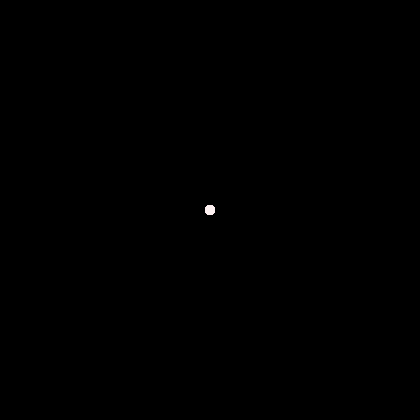
Frame 1 (no input)
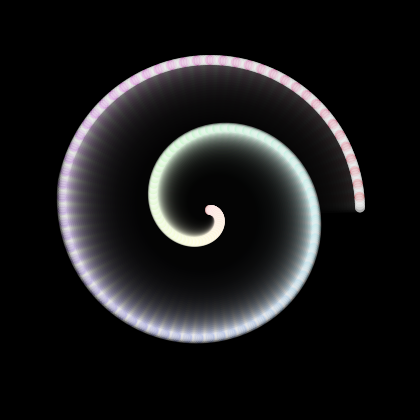
Frame 60 (the mouse pressed at the canvas centre just before this capture)
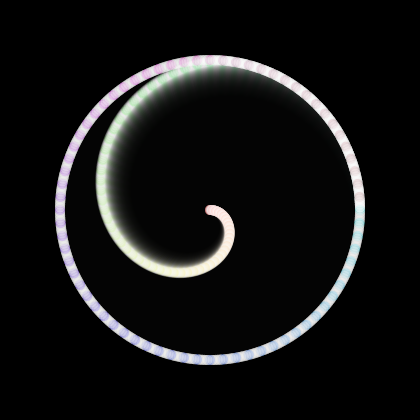
Frame 120 (the mouse held since frame 60 and released just before this capture)

The Processing sketch that drew these frames (run headless with seeded random() and noise(); from frame 60 on, the mouse is pressed at the canvas centre):

// Processing sketch: processing_100577
// ── processing_100577.pde

float r;
float a = 200;
float n = 0;
float d = 2;
 
PVector point = new PVector();;
PVector center;
 
void setup() {
  size(420, 420);
  center = new PVector(width/2,height/2);
  colorMode(HSB, 360, 100, 100);
  background(0);
  smooth();
}
 
void draw() {
  fill(0, 30);
  rect(0, 0, width, height);
 
  for (int t = 0; t < 360*2;t++) {
    r = a * sin(radians(t * n / d));
    point.x=cos(radians(t));
    point.y=sin(radians(t));
    point.mult(r);
    point.limit(150);
    point.add(center);
 
    if (t % 5 == 0) {
      fill(t/2.0, 50, 100, 50);
    } else {   
      fill(360, 50);
    }
    noStroke();
    ellipse(point.x, point.y, 10, 10);
  }
 
  n += 0.003;
  d += 0.0001;
}
